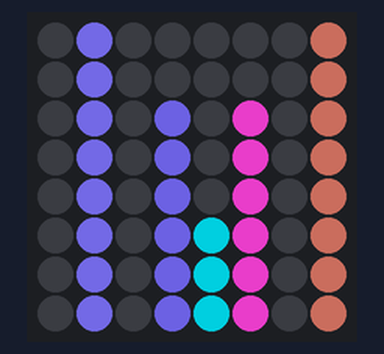
Bench run of a program on a simulated Raspberry Pi (BCM pin numbers) with a Sense HAT. Parts: the Sense HAT's 8×8 RGB LED matrix. Dim RGB values are drawn brighter than linear; random numbers come from a fixed seed.

Above: at 0.03 s.
At 4.43 s:
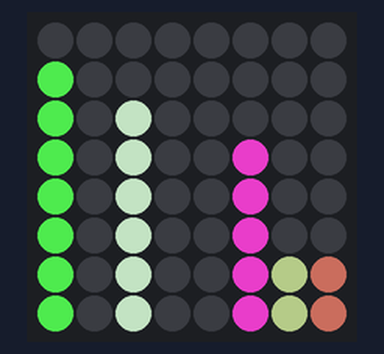
At 10.05 s:
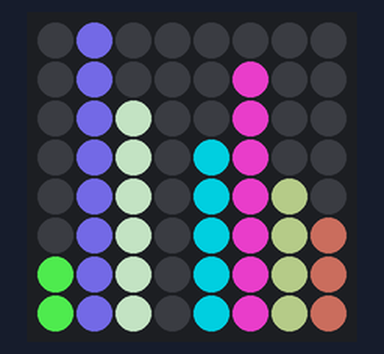
At 19.9 s:
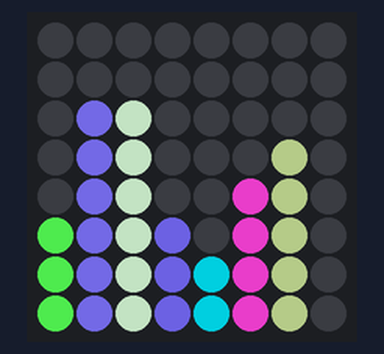
At 29.65 s:
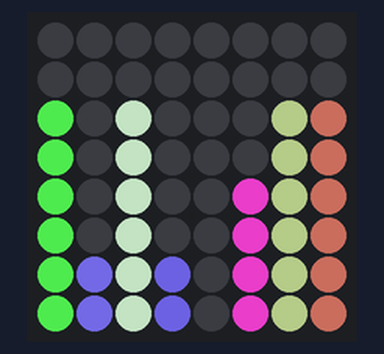
At 39.85 s:
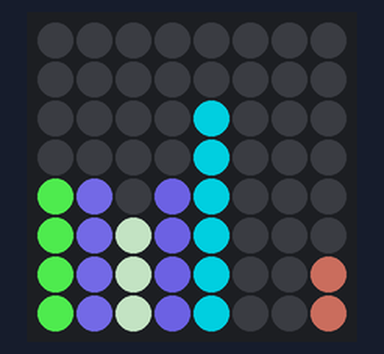

The program:

visualizer.py
```python
import random
from sense_hat import SenseHat
from time import sleep
from Visual_Band import Visual_Band

if __name__ == "__main__":

    sense = SenseHat()
    sense.clear()

    #b1 = Visual_Band(sense, 0)
    bands = []
    for x in range(0,8):
        bands.append(Visual_Band(sense, x))

    while True:
        #b1.update(random.randint(0,8))
        for b in bands:
            b.update(random.randint(0,8))
        sleep(.08)

"""
References:
https://towardsdatascience.com/extract-features-of-music-75a3f9bc265d
"""
```

Visual_Band.py
```python
import random
from sense_hat import SenseHat


class Visual_Band:
    """
    An object to represent and display an eq band
    sense = a sense hat object
    display_x = which column display is in
    color = color (rgb array) to use for display
    """

    def __init__(self, sense, display_x, color=False):
        self.sense = sense
        self.display_x = display_x
        self.amplitude = 0
        self.black = (0,0,0)

        if color == False:
            self.color = (random.randint(30,200),
            random.randint(50,200),
            random.randint(50,200))

    # Update display of band with new amplitude
    def update(self, amplitude):
        # Assume amplitude is normalized to 0-7
        self.amplitude = max(0,min(7,amplitude))

        self.clear_band_lt(7-amplitude)
        for y in range (7, 7- amplitude,-1):
            self.sense.set_pixel(self.display_x, y, self.color)

    # Clear all lights in the column this band uses
    def clear_band(self):
        for y in range(0,8):
            self.sense.set_pixel(self.display_x, y, self.black)

    # Just clear pixels less than a certain number
    # This keeps bars from flashing
    def clear_band_lt(self, less_than):
        for y in range(less_than, -1, -1):
            self.sense.set_pixel(self.display_x, y, self.black)
```
